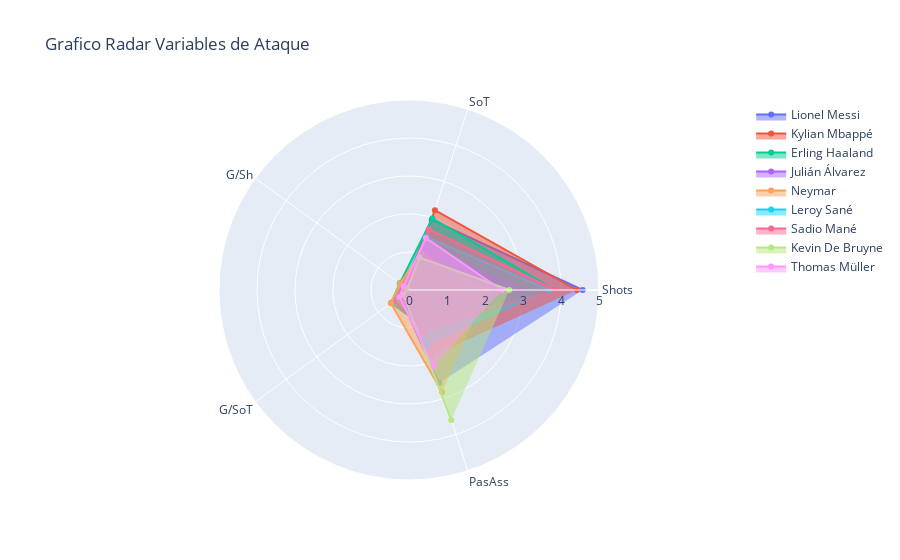

The code cell stored with this chart in its notebook:
### Code cell
import pandas as pd
import plotly.graph_objects as go

data = {'Player': ["Lionel Messi", "Kylian Mbappé", "Erling Haaland", "Julián Álvarez", 
           "Neymar", "Leroy Sané", "Sadio Mané", "Kevin De Bruyne", "Thomas Müller"],
        'Shots': [4.57, 4.42, 3.85, 2.97, 2.05, 3.68, 3.86, 2.64, 2.44], 
        'SoT': [1.94, 2.21, 1.98, 1.25, 1.02, 1.47, 1.68, 0.90, 1.44],
        'G/Sh': [0.13, 0.15, 0.30, 0.21, 0.29, 0.12, 0.13, 0.06, 0.18]*10,
        'G/SoT': [0.29, 0.31, 0.58, 0.50, 0.59, 0.30, 0.29, 0.19, 0.31]*10,
        'PasAss': [2.57, 1.84, 0.93, 0.94, 2.83, 1.54, 1.19, 3.60, 2.11]}

df_Variable_Ataque = pd.DataFrame(data)

columns_for_radar = ["Shots", "SoT", "G/Sh", "G/SoT", "PasAss"]

# Rangos máximos para cada variable
ranges = {'Shots': 5, 
          'SoT': 2.5,
          'G/Sh': 0.3,
          'G/SoT': 0.6,
          'PasAss': 4}

fig = go.Figure()

for i in range(len(df)):
    player = df_Variable_Ataque.iloc[i]['Player']
    values = df_Variable_Ataque.iloc[i].drop('Player').values.flatten().tolist()
    fig.add_trace(go.Scatterpolar(
        r=values,
        theta=columns_for_radar,
        fill='toself',
        name=player
    ))

fig.update_layout(
    title=go.layout.Title(text='Grafico Radar Variables de Ataque'),
    polar={'radialaxis': {'visible': True, 'range': [0, ranges[columns_for_radar[0]]]}},
    showlegend=True
)

fig.show()

### Figure 1 — Plotly figure (JSON) as saved in the notebook; plotly's stock layout.template omitted (floating-point values rounded to 4 significant figures)
{"data": [{"fill": "toself", "name": "Lionel Messi", "r": [4.57, 1.94, 0.13, 0.29, 2.57], "theta": ["Shots", "SoT", "G/Sh", "G/SoT", "PasAss"], "type": "scatterpolar"}, {"fill": "toself", "name": "Kylian Mbappé", "r": [4.42, 2.21, 0.15, 0.31, 1.84], "theta": ["Shots", "SoT", "G/Sh", "G/SoT", "PasAss"], "type": "scatterpolar"}, {"fill": "toself", "name": "Erling Haaland", "r": [3.85, 1.98, 0.3, 0.58, 0.93], "theta": ["Shots", "SoT", "G/Sh", "G/SoT", "PasAss"], "type": "scatterpolar"}, {"fill": "toself", "name": "Julián Álvarez", "r": [2.97, 1.25, 0.21, 0.5, 0.94], "theta": ["Shots", "SoT", "G/Sh", "G/SoT", "PasAss"], "type": "scatterpolar"}, {"fill": "toself", "name": "Neymar", "r": [2.05, 1.02, 0.29, 0.59, 2.83], "theta": ["Shots", "SoT", "G/Sh", "G/SoT", "PasAss"], "type": "scatterpolar"}, {"fill": "toself", "name": "Leroy Sané", "r": [3.68, 1.47, 0.12, 0.3, 1.54], "theta": ["Shots", "SoT", "G/Sh", "G/SoT", "PasAss"], "type": "scatterpolar"}, {"fill": "toself", "name": "Sadio Mané", "r": [3.86, 1.68, 0.13, 0.29, 1.19], "theta": ["Shots", "SoT", "G/Sh", "G/SoT", "PasAss"], "type": "scatterpolar"}, {"fill": "toself", "name": "Kevin De Bruyne", "r": [2.64, 0.9, 0.06, 0.19, 3.6], "theta": ["Shots", "SoT", "G/Sh", "G/SoT", "PasAss"], "type": "scatterpolar"}, {"fill": "toself", "name": "Thomas Müller", "r": [2.44, 1.44, 0.18, 0.31, 2.11], "theta": ["Shots", "SoT", "G/Sh", "G/SoT", "PasAss"], "type": "scatterpolar"}], "layout": {"polar": {"radialaxis": {"range": [0, 5], "visible": true}}, "showlegend": true, "title": {"text": "Grafico Radar Variables de Ataque"}}}
